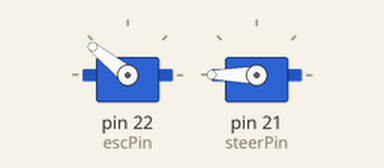
Bench run of a sketch on a simulated Arduino Mega 2560, built with avr-gcc and run on an emulated ATmega2560. On the bench: 2 × servo.

Above: at 0.05 s.
At 7.45 s:
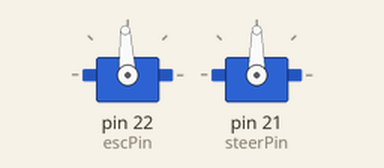
At 14.95 s:
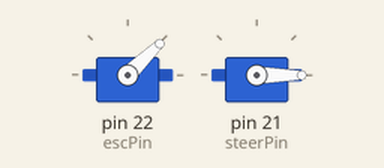
Timing chart, 0 to 19.5 s (numbered marks = the images above):
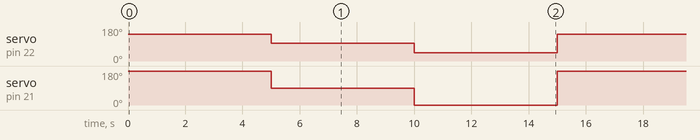

Measured:
- by itself, servo on pin 22 (escPin): repeats every 15.0 s: 44° 5.0 s, 141° 5.0 s, 93° 5.0 s
- by itself, servo on pin 21 (steerPin): repeats every 15.0 s: 0° 5.0 s, 180° 5.0 s, 90° 5.0 s

The sketch:

SuccessfullMotorControl.ino
```cpp
//Written by Ane

#include <Servo.h>

#define escPin 22 // Output pin used
#define steerPin 21


int pos = 0;
int speed;


Servo esc;
Servo steer;


// global variable to represent direction of servo rotation
int carDirection;

// global variables (constants) to represent esc rotation
const int BACKWARDS = 1000;
const int STOPPED = 1500;
const int FORWARD = 2000;

// Global variables (constants) to represent steer direction
const int LEFT = 0;
const int STRAIGHT = 90;
const int RIGHT = 180;


void setup(){
}

void loop(){
  // turn on servo motor
esc.attach(escPin);
steer.attach(steerPin);
// turn off servo motor
//esc.detach();
//steer.detach();

/*testing*/

steer.write(RIGHT);
esc.writeMicroseconds(FORWARD);
Serial.print(steer.read());
delay(5000);
steer.write(STRAIGHT);
esc.writeMicroseconds(STOPPED);
Serial.print(steer.read());
delay(5000);
steer.write(LEFT);
esc.writeMicroseconds(BACKWARDS);
Serial.print(steer.read());
delay(5000);


//steer.writeMicroseconds(RIGHT);
//delay(5000);
//  /* ESC MOTOR CONTROL */
//  // rotate counter-clockwise full-speed
//esc.writeMicroseconds(FORWARD);
//// rotation stopped
//esc.writeMicroseconds(STOPPED);
//// rotate clockwise full-speed
//esc.writeMicroseconds(FORWARD);
//delay(5000);

  /* STEER MOTOR CONTROL */
//steer.writeMicroseconds(RIGHT);
//steer.writeMicroseconds(STRAIGHT);
//steer.writeMicroseconds(RIGHT);
//esc.writeMicroseconds(BACKWARDS);
//delay(5000);

}
```
